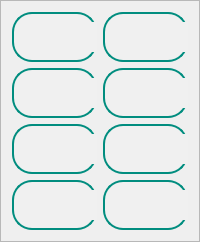
               <widget class="QFrame" name="frame_form">
                <property name="styleSheet">
                 <string notr="true">color: #868686;</string>
                </property>
                <property name="frameShape">
                 <enum>QFrame::StyledPanel</enum>
                </property>
                <property name="frameShadow">
                 <enum>QFrame::Raised</enum>
                </property>
                <layout class="QGridLayout" name="gridLayout_4">
                 <item row="3" column="0">
                  <widget class="QFrame" name="frame_mdp">
                   <property name="minimumSize">
                    <size>
                     <width>0</width>
                     <height>50</height>
                    </size>
                   </property>
                   <property name="maximumSize">
                    <size>
                     <width>16777215</width>
                     <height>100</height>
                    </size>
                   </property>
                   <property name="styleSheet">
                    <string notr="true">#frame_mdp{
background: #f0f0f0;
border: 2px solid rgb(1, 141, 127);
border-radius: 20px;}
#lineEdit_ID:focus #frame_id{
border: 2px solid #fff;

}</string>
                   </property>
                   <property name="frameShape">
                    <enum>QFrame::StyledPanel</enum>
                   </property>
                   <property name="frameShadow">
                    <enum>QFrame::Raised</enum>
                   </property>
                   <widget class="QLineEdit" name="lineEdit_MDP">
                    <property name="geometry">
                     <rect>
                      <x>30</x>
                      <y>10</y>
                      <width>250</width>
                      <height>30</height>
                     </rect>
                    </property>
                    <property name="minimumSize">
                     <size>
                      <width>250</width>
                      <height>30</height>
                     </size>
                    </property>
                    <property name="maximumSize">
                     <size>
                      <width>200</width>
                      <height>30</height>
                     </size>
                    </property>
                    <property name="font">
                     <font>
                      <family>cambria</family>
                      <pointsize>13</pointsize>
                     </font>
                    </property>
                    <property name="styleSheet">
                     <string notr="true">background: #f0f0f0;
border:none;</string>
                    </property>
                    <property name="echoMode">
                     <enum>QLineEdit::Password</enum>
                    </property>
                    <property name="alignment">
                     <set>Qt::AlignCenter</set>
                    </property>
                    <property name="placeholderText">
                     <string>mot de passe</string>
                    </property>
                   </widget>
                   <widget class="QLabel" name="label_20">
                    <property name="geometry">
                     <rect>
                      <x>10</x>
                      <y>10</y>
                      <width>25</width>
                      <height>30</height>
                     </rect>
                    </property>
                    <property name="minimumSize">
                     <size>
                      <width>25</width>
                      <height>30</height>
                     </size>
                    </property>
                    <property name="maximumSize">
                     <size>
                      <width>20</width>
                      <height>30</height>
                     </size>
                    </property>
                    <property name="styleSheet">
                     <string notr="true">border: none;
background: none;</string>
                    </property>
                    <property name="text">
                     <string/>
                    </property>
                    <property name="pixmap">
                     <pixmap resource="media.qrc">:/images/img/lock.png</pixmap>
                    </property>
                    <property name="scaledContents">
                     <bool>true</bool>
                    </property>
                    <property name="alignment">
                     <set>Qt::AlignCenter</set>
                    </property>
                   </widget>
                  </widget>
                 </item>
                 <item row="2" column="1">
                  <widget class="QFrame" name="frame_role">
                   <property name="minimumSize">
                    <size>
                     <width>0</width>
                     <height>50</height>
                    </size>
                   </property>
                   <property name="maximumSize">
                    <size>
                     <width>16777215</width>
                     <height>100</height>
                    </size>
                   </property>
                   <property name="styleSheet">
                    <string notr="true">#frame_role{
background: #f0f0f0;
border: 2px solid rgb(1, 141, 127);
border-radius: 20px;}
#lineEdit_ID:focus #frame_id{
border: 2px solid #fff;

}</string>
                   </property>
                   <property name="frameShape">
                    <enum>QFrame::StyledPanel</enum>
                   </property>
                   <property name="frameShadow">
                    <enum>QFrame::Raised</enum>
                   </property>
                   <widget class="QLabel" name="label_24">
                    <property name="geometry">
                     <rect>
                      <x>10</x>
                      <y>10</y>
                      <width>25</width>
                      <height>30</height>
                     </rect>
                    </property>
                    <property name="minimumSize">
                     <size>
                      <width>25</width>
                      <height>30</height>
                     </size>
                    </property>
                    <property name="maximumSize">
                     <size>
                      <width>20</width>
                      <height>30</height>
                     </size>
                    </property>
                    <property name="styleSheet">
                     <string notr="true">border: none;
background: none;</string>
                    </property>
                    <property name="text">
                     <string/>
                    </property>
                    <property name="pixmap">
                     <pixmap resource="media.qrc">:/icons/suitcase.png</pixmap>
                    </property>
                    <property name="scaledContents">
                     <bool>true</bool>
                    </property>
                    <property name="alignment">
                     <set>Qt::AlignCenter</set>
                    </property>
                   </widget>
                   <widget class="QComboBox" name="comboBox">
                    <property name="geometry">
                     <rect>
                      <x>40</x>
                      <y>10</y>
                      <width>251</width>
                      <height>30</height>
                     </rect>
                    </property>
                    <property name="minimumSize">
                     <size>
                      <width>0</width>
                      <height>30</height>
                     </size>
                    </property>
                    <property name="maximumSize">
                     <size>
                      <width>16777215</width>
                      <height>30</height>
                     </size>
                    </property>
                    <property name="font">
                     <font>
                      <family>cambria</family>
                      <pointsize>12</pointsize>
                     </font>
                    </property>
                    <property name="styleSheet">
                     <string notr="true">background: #f0f0f0;
border:none;</string>
                    </property>
                   </widget>
                  </widget>
                 </item>
                 <item row="0" column="0">
                  <widget class="QFrame" name="frame_id">
                   <property name="minimumSize">
                    <size>
                     <width>0</width>
                     <height>50</height>
                    </size>
                   </property>
                   <property name="maximumSize">
                    <size>
                     <width>16777215</width>
                     <height>100</height>
                    </size>
                   </property>
                   <property name="styleSheet">
                    <string notr="true">#frame_id{
background: #f0f0f0;
border: 2px solid rgb(1, 141, 127);
border-radius: 20px;}
#lineEdit_ID:focus #frame_id{
border: 2px solid #fff;

}</string>
                   </property>
                   <property name="frameShape">
                    <enum>QFrame::StyledPanel</enum>
                   </property>
                   <property name="frameShadow">
                    <enum>QFrame::Raised</enum>
                   </property>
                   <widget class="QLineEdit" name="lineEdit_ID">
                    <property name="geometry">
                     <rect>
                      <x>30</x>
                      <y>10</y>
                      <width>250</width>
                      <height>30</height>
                     </rect>
                    </property>
                    <property name="minimumSize">
                     <size>
                      <width>250</width>
                      <height>30</height>
                     </size>
                    </property>
                    <property name="maximumSize">
                     <size>
                      <width>200</width>
                      <height>30</height>
                     </size>
                    </property>
                    <property name="font">
                     <font>
                      <family>cambria</family>
                      <pointsize>13</pointsize>
                     </font>
                    </property>
                    <property name="styleSheet">
                     <string notr="true">background: #f0f0f0;
border:none;</string>
                    </property>
                    <property name="echoMode">
                     <enum>QLineEdit::Normal</enum>
                    </property>
                    <property name="alignment">
                     <set>Qt::AlignCenter</set>
                    </property>
                    <property name="placeholderText">
                     <string>ID</string>
                    </property>
                   </widget>
                   <widget class="QLabel" name="label_4">
                    <property name="geometry">
                     <rect>
                      <x>10</x>
                      <y>10</y>
                      <width>25</width>
                      <height>30</height>
                     </rect>
                    </property>
                    <property name="minimumSize">
                     <size>
                      <width>25</width>
                      <height>30</height>
                     </size>
                    </property>
                    <property name="maximumSize">
                     <size>
                      <width>20</width>
                      <height>30</height>
                     </size>
                    </property>
                    <property name="styleSheet">
                     <string notr="true">border: none;
background: none;</string>
                    </property>
                    <property name="text">
                     <string/>
                    </property>
                    <property name="pixmap">
                     <pixmap resource="media.qrc">:/icons/ID.png</pixmap>
                    </property>
                    <property name="scaledContents">
                     <bool>true</bool>
                    </property>
                    <property name="alignment">
                     <set>Qt::AlignCenter</set>
                    </property>
                   </widget>
                  </widget>
                 </item>
                 <item row="1" column="0">
                  <widget class="QFrame" name="frame_mail">
                   <property name="minimumSize">
                    <size>
                     <width>0</width>
                     <height>50</height>
                    </size>
                   </property>
                   <property name="maximumSize">
                    <size>
                     <width>16777215</width>
                     <height>100</height>
                    </size>
                   </property>
                   <property name="styleSheet">
                    <string notr="true">#frame_mail{
background: #f0f0f0;
border: 2px solid rgb(1, 141, 127);
border-radius: 20px;}
#lineEdit_ID:focus #frame_id{
border: 2px solid #fff;

}</string>
                   </property>
                   <property name="frameShape">
                    <enum>QFrame::StyledPanel</enum>
                   </property>
                   <property name="frameShadow">
                    <enum>QFrame::Raised</enum>
                   </property>
                   <widget class="QLineEdit" name="lineEdit_MAIL">
                    <property name="geometry">
                     <rect>
                      <x>30</x>
                      <y>10</y>
                      <width>250</width>
                      <height>30</height>
                     </rect>
                    </property>
                    <property name="minimumSize">
                     <size>
                      <width>250</width>
                      <height>30</height>
                     </size>
                    </property>
                    <property name="maximumSize">
                     <size>
                      <width>200</width>
                      <height>30</height>
                     </size>
                    </property>
                    <property name="font">
                     <font>
                      <family>cambria</family>
                      <pointsize>13</pointsize>
                     </font>
                    </property>
                    <property name="styleSheet">
                     <string notr="true">background: #f0f0f0;
border:none;</string>
                    </property>
                    <property name="echoMode">
                     <enum>QLineEdit::Normal</enum>
                    </property>
                    <property name="alignment">
                     <set>Qt::AlignCenter</set>
                    </property>
                    <property name="placeholderText">
                     <string>e-mail</string>
                    </property>
                   </widget>
                   <widget class="QLabel" name="label_5">
                    <property name="geometry">
                     <rect>
                      <x>10</x>
                      <y>10</y>
                      <width>25</width>
                      <height>30</height>
                     </rect>
                    </property>
                    <property name="minimumSize">
                     <size>
                      <width>25</width>
                      <height>30</height>
                     </size>
                    </property>
                    <property name="maximumSize">
                     <size>
                      <width>20</width>
                      <height>30</height>
                     </size>
                    </property>
                    <property name="styleSheet">
                     <string notr="true">border: none;
background: none;</string>
                    </property>
                    <property name="text">
                     <string/>
                    </property>
                    <property name="pixmap">
                     <pixmap resource="media.qrc">:/icons/ml.png</pixmap>
                    </property>
                    <property name="scaledContents">
                     <bool>true</bool>
                    </property>
                    <property name="alignment">
                     <set>Qt::AlignCenter</set>
                    </property>
                   </widget>
                  </widget>
                 </item>
                 <item row="1" column="1">
                  <widget class="QFrame" name="frame_prenom">
                   <property name="minimumSize">
                    <size>
                     <width>0</width>
                     <height>50</height>
                    </size>
                   </property>
                   <property name="maximumSize">
                    <size>
                     <width>16777215</width>
                     <height>100</height>
                    </size>
                   </property>
                   <property name="styleSheet">
                    <string notr="true">#frame_prenom{
background: #f0f0f0;
border: 2px solid rgb(1, 141, 127);
border-radius: 20px;}
#lineEdit_ID:focus #frame_id{
border: 2px solid #fff;

}</string>
                   </property>
                   <property name="frameShape">
                    <enum>QFrame::StyledPanel</enum>
                   </property>
                   <property name="frameShadow">
                    <enum>QFrame::Raised</enum>
                   </property>
                   <widget class="QLineEdit" name="lineEdit_PRENOM">
                    <property name="geometry">
                     <rect>
                      <x>40</x>
                      <y>10</y>
                      <width>250</width>
                      <height>30</height>
                     </rect>
                    </property>
                    <property name="minimumSize">
                     <size>
                      <width>250</width>
                      <height>30</height>
                     </size>
                    </property>
                    <property name="maximumSize">
                     <size>
                      <width>250</width>
                      <height>30</height>
                     </size>
                    </property>
                    <property name="font">
                     <font>
                      <family>cambria</family>
                      <pointsize>13</pointsize>
                     </font>
                    </property>
                    <property name="styleSheet">
                     <string notr="true">background: #f0f0f0;
border:none;</string>
                    </property>
                    <property name="echoMode">
                     <enum>QLineEdit::Normal</enum>
                    </property>
                    <property name="alignment">
                     <set>Qt::AlignCenter</set>
                    </property>
                    <property name="placeholderText">
                     <string>prénom</string>
                    </property>
                   </widget>
                   <widget class="QLabel" name="label_6">
                    <property name="geometry">
                     <rect>
                      <x>10</x>
                      <y>10</y>
                      <width>25</width>
                      <height>30</height>
                     </rect>
                    </property>
                    <property name="minimumSize">
                     <size>
                      <width>25</width>
                      <height>30</height>
                     </size>
                    </property>
                    <property name="maximumSize">
                     <size>
                      <width>20</width>
                      <height>30</height>
                     </size>
                    </property>
                    <property name="styleSheet">
                     <string notr="true">border: none;
background: none;</string>
                    </property>
                    <property name="text">
                     <string/>
                    </property>
                    <property name="pixmap">
                     <pixmap resource="media.qrc">:/images/img/user.png</pixmap>
                    </property>
                    <property name="scaledContents">
                     <bool>true</bool>
                    </property>
                    <property name="alignment">
                     <set>Qt::AlignCenter</set>
                    </property>
                   </widget>
                  </widget>
                 </item>
                 <item row="3" column="1">
                  <widget class="QFrame" name="frame_mdpc">
                   <property name="minimumSize">
                    <size>
                     <width>0</width>
                     <height>50</height>
                    </size>
                   </property>
                   <property name="maximumSize">
                    <size>
                     <width>16777215</width>
                     <height>100</height>
                    </size>
                   </property>
                   <property name="styleSheet">
                    <string notr="true">#frame_mdpc{
background: #f0f0f0;
border: 2px solid rgb(1, 141, 127);
border-radius: 20px;}
#lineEdit_ID:focus #frame_id{
border: 2px solid #fff;

}</string>
                   </property>
                   <property name="frameShape">
                    <enum>QFrame::StyledPanel</enum>
                   </property>
                   <property name="frameShadow">
                    <enum>QFrame::Raised</enum>
                   </property>
                   <widget class="QLineEdit" name="lineEdit_MDP_C">
                    <property name="geometry">
                     <rect>
                      <x>40</x>
                      <y>10</y>
                      <width>250</width>
                      <height>30</height>
                     </rect>
                    </property>
                    <property name="minimumSize">
                     <size>
                      <width>250</width>
                      <height>30</height>
                     </size>
                    </property>
                    <property name="maximumSize">
                     <size>
                      <width>200</width>
                      <height>30</height>
                     </size>
                    </property>
                    <property name="font">
                     <font>
                      <family>cambria</family>
                      <pointsize>13</pointsize>
                     </font>
                    </property>
                    <property name="styleSheet">
                     <string notr="true">background: #f0f0f0;
border:none;</string>
                    </property>
                    <property name="echoMode">
                     <enum>QLineEdit::Password</enum>
                    </property>
                    <property name="alignment">
                     <set>Qt::AlignCenter</set>
                    </property>
                    <property name="placeholderText">
                     <string>confirmez</string>
                    </property>
                   </widget>
                   <widget class="QLabel" name="label_25">
                    <property name="geometry">
                     <rect>
                      <x>10</x>
                      <y>10</y>
                      <width>25</width>
                      <height>30</height>
                     </rect>
                    </property>
                    <property name="minimumSize">
                     <size>
                      <width>25</width>
                      <height>30</height>
                     </size>
                    </property>
                    <property name="maximumSize">
                     <size>
                      <width>20</width>
                      <height>30</height>
                     </size>
                    </property>
                    <property name="styleSheet">
                     <string notr="true">border: none;
background: none;</string>
                    </property>
                    <property name="text">
                     <string/>
                    </property>
                    <property name="pixmap">
                     <pixmap resource="media.qrc">:/images/img/lock.png</pixmap>
                    </property>
                    <property name="scaledContents">
                     <bool>true</bool>
                    </property>
                    <property name="alignment">
                     <set>Qt::AlignCenter</set>
                    </property>
                   </widget>
                  </widget>
                 </item>
                 <item row="0" column="1">
                  <widget class="QFrame" name="frame_nom">
                   <property name="minimumSize">
                    <size>
                     <width>0</width>
                     <height>50</height>
                    </size>
                   </property>
                   <property name="maximumSize">
                    <size>
                     <width>16777215</width>
                     <height>100</height>
                    </size>
                   </property>
                   <property name="styleSheet">
                    <string notr="true">#frame_nom{
background: #f0f0f0;
border: 2px solid rgb(1, 141, 127);
border-radius: 20px;}
#lineEdit_NOM:focus #frame_id{
border: 2px solid #fff;

}</string>
                   </property>
                   <property name="frameShape">
                    <enum>QFrame::StyledPanel</enum>
                   </property>
                   <property name="frameShadow">
                    <enum>QFrame::Raised</enum>
                   </property>
                   <widget class="QLineEdit" name="lineEdit_NOM">
                    <property name="geometry">
                     <rect>
                      <x>40</x>
                      <y>10</y>
                      <width>250</width>
                      <height>30</height>
                     </rect>
                    </property>
                    <property name="minimumSize">
                     <size>
                      <width>250</width>
                      <height>30</height>
                     </size>
                    </property>
                    <property name="maximumSize">
                     <size>
                      <width>200</width>
                      <height>30</height>
                     </size>
                    </property>
                    <property name="font">
                     <font>
                      <family>cambria</family>
                      <pointsize>13</pointsize>
                     </font>
                    </property>
                    <property name="styleSheet">
                     <string notr="true">background: #f0f0f0;
border:none;</string>
                    </property>
                    <property name="echoMode">
                     <enum>QLineEdit::Normal</enum>
                    </property>
                    <property name="alignment">
                     <set>Qt::AlignCenter</set>
                    </property>
                    <property name="placeholderText">
                     <string>nom</string>
                    </property>
                   </widget>
                   <widget class="QLabel" name="label_11">
                    <property name="geometry">
                     <rect>
                      <x>10</x>
                      <y>10</y>
                      <width>25</width>
                      <height>30</height>
                     </rect>
                    </property>
                    <property name="minimumSize">
                     <size>
                      <width>25</width>
                      <height>30</height>
                     </size>
                    </property>
                    <property name="maximumSize">
                     <size>
                      <width>20</width>
                      <height>30</height>
                     </size>
                    </property>
                    <property name="styleSheet">
                     <string notr="true">border: none;
background: none;</string>
                    </property>
                    <property name="text">
                     <string/>
                    </property>
                    <property name="pixmap">
                     <pixmap resource="media.qrc">:/images/img/user-check.svg</pixmap>
                    </property>
                    <property name="scaledContents">
                     <bool>true</bool>
                    </property>
                    <property name="alignment">
                     <set>Qt::AlignCenter</set>
                    </property>
                   </widget>
                  </widget>
                 </item>
                 <item row="2" column="0">
                  <widget class="QFrame" name="frame_age">
                   <property name="minimumSize">
                    <size>
                     <width>0</width>
                     <height>50</height>
                    </size>
                   </property>
                   <property name="maximumSize">
                    <size>
                     <width>16777215</width>
                     <height>100</height>
                    </size>
                   </property>
                   <property name="styleSheet">
                    <string notr="true">#frame_age{
background: #f0f0f0;
border: 2px solid rgb(1, 141, 127);
border-radius: 20px;}
#lineEdit_ID:focus #frame_id{
border: 2px solid #fff;

}</string>
                   </property>
                   <property name="frameShape">
                    <enum>QFrame::StyledPanel</enum>
                   </property>
                   <property name="frameShadow">
                    <enum>QFrame::Raised</enum>
                   </property>
                   <widget class="QLineEdit" name="lineEdit_AGE">
                    <property name="geometry">
                     <rect>
                      <x>30</x>
                      <y>10</y>
                      <width>250</width>
                      <height>30</height>
                     </rect>
                    </property>
                    <property name="minimumSize">
                     <size>
                      <width>250</width>
                      <height>30</height>
                     </size>
                    </property>
                    <property name="maximumSize">
                     <size>
                      <width>200</width>
                      <height>30</height>
                     </size>
                    </property>
                    <property name="font">
                     <font>
                      <family>cambria</family>
                      <pointsize>13</pointsize>
                     </font>
                    </property>
                    <property name="styleSheet">
                     <string notr="true">background: #f0f0f0;
border:none;</string>
                    </property>
                    <property name="echoMode">
                     <enum>QLineEdit::Normal</enum>
                    </property>
                    <property name="alignment">
                     <set>Qt::AlignCenter</set>
                    </property>
                    <property name="placeholderText">
                     <string>âge</string>
                    </property>
                   </widget>
                   <widget class="QLabel" name="label_7">
                    <property name="geometry">
                     <rect>
                      <x>10</x>
                      <y>10</y>
                      <width>25</width>
                      <height>30</height>
                     </rect>
                    </property>
                    <property name="minimumSize">
                     <size>
                      <width>25</width>
                      <height>30</height>
                     </size>
                    </property>
                    <property name="maximumSize">
                     <size>
                      <width>20</width>
                      <height>30</height>
                     </size>
                    </property>
                    <property name="styleSheet">
                     <string notr="true">border: none;
background: none;</string>
                    </property>
                    <property name="text">
                     <string/>
                    </property>
                    <property name="pixmap">
                     <pixmap resource="media.qrc">:/images/img/check-circle.svg</pixmap>
                    </property>
                    <property name="scaledContents">
                     <bool>true</bool>
                    </property>
                    <property name="alignment">
                     <set>Qt::AlignCenter</set>
                    </property>
                   </widget>
                  </widget>
                 </item>
                </layout>
               </widget>
